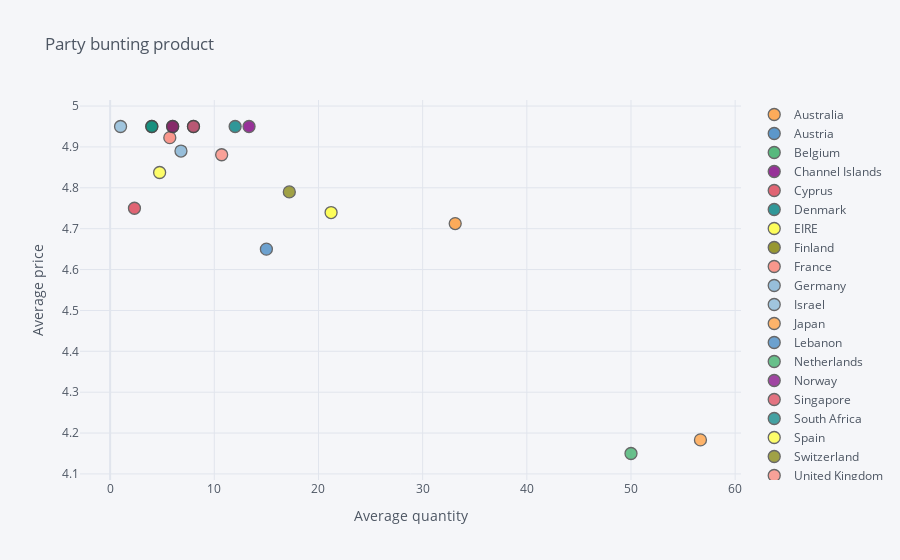

Notebook source saved alongside this figure:
### Code cell
data3.iplot(kind='scatter', x='Quantity', y='UnitPrice', mode='markers', categories='Country', title='Party bunting product',
            xTitle='Average quantity', yTitle='Average price')

### Figure 1 — Plotly figure (JSON) as saved in the notebook; plotly's stock layout.template omitted (floating-point values rounded to 4 significant figures)
{"data": [{"marker": {"color": "rgba(255, 153, 51, 1.0)", "line": {"width": 1.3}, "opacity": 0.8, "size": 12, "symbol": "circle"}, "mode": "markers", "name": "Australia", "textfont": {"color": "#4D5663"}, "type": "scatter", "x": [33.12], "y": [4.713]}, {"marker": {"color": "rgba(55, 128, 191, 1.0)", "line": {"width": 1.3}, "opacity": 0.8, "size": 12, "symbol": "circle"}, "mode": "markers", "name": "Austria", "textfont": {"color": "#4D5663"}, "type": "scatter", "x": [8], "y": [4.95]}, {"marker": {"color": "rgba(50, 171, 96, 1.0)", "line": {"width": 1.3}, "opacity": 0.8, "size": 12, "symbol": "circle"}, "mode": "markers", "name": "Belgium", "textfont": {"color": "#4D5663"}, "type": "scatter", "x": [4], "y": [4.95]}, {"marker": {"color": "rgba(128, 0, 128, 1.0)", "line": {"width": 1.3}, "opacity": 0.8, "size": 12, "symbol": "circle"}, "mode": "markers", "name": "Channel Islands", "textfont": {"color": "#4D5663"}, "type": "scatter", "x": [13.33], "y": [4.95]}, {"marker": {"color": "rgba(219, 64, 82, 1.0)", "line": {"width": 1.3}, "opacity": 0.8, "size": 12, "symbol": "circle"}, "mode": "markers", "name": "Cyprus", "textfont": {"color": "#4D5663"}, "type": "scatter", "x": [2.333], "y": [4.75]}, {"marker": {"color": "rgba(0, 128, 128, 1.0)", "line": {"width": 1.3}, "opacity": 0.8, "size": 12, "symbol": "circle"}, "mode": "markers", "name": "Denmark", "textfont": {"color": "#4D5663"}, "type": "scatter", "x": [12], "y": [4.95]}, {"marker": {"color": "rgba(255, 255, 51, 1.0)", "line": {"width": 1.3}, "opacity": 0.8, "size": 12, "symbol": "circle"}, "mode": "markers", "name": "EIRE", "textfont": {"color": "#4D5663"}, "type": "scatter", "x": [21.21], "y": [4.739]}, {"marker": {"color": "rgba(128, 128, 0, 1.0)", "line": {"width": 1.3}, "opacity": 0.8, "size": 12, "symbol": "circle"}, "mode": "markers", "name": "Finland", "textfont": {"color": "#4D5663"}, "type": "scatter", "x": [6], "y": [4.95]}, {"marker": {"color": "rgba(251, 128, 114, 1.0)", "line": {"width": 1.3}, "opacity": 0.8, "size": 12, "symbol": "circle"}, "mode": "markers", "name": "France", "textfont": {"color": "#4D5663"}, "type": "scatter", "x": [5.727], "y": [4.923]}, {"marker": {"color": "rgba(128, 177, 211, 1.0)", "line": {"width": 1.3}, "opacity": 0.8, "size": 12, "symbol": "circle"}, "mode": "markers", "name": "Germany", "textfont": {"color": "#4D5663"}, "type": "scatter", "x": [6.8], "y": [4.89]}, {"marker": {"color": "rgba(128, 177, 211, 0.8999999999999999)", "line": {"width": 1.3}, "opacity": 0.8, "size": 12, "symbol": "circle"}, "mode": "markers", "name": "Israel", "textfont": {"color": "#4D5663"}, "type": "scatter", "x": [1], "y": [4.95]}, {"marker": {"color": "rgba(255, 153, 51, 0.8999999999999999)", "line": {"width": 1.3}, "opacity": 0.8, "size": 12, "symbol": "circle"}, "mode": "markers", "name": "Japan", "textfont": {"color": "#4D5663"}, "type": "scatter", "x": [56.67], "y": [4.183]}, {"marker": {"color": "rgba(55, 128, 191, 0.8999999999999999)", "line": {"width": 1.3}, "opacity": 0.8, "size": 12, "symbol": "circle"}, "mode": "markers", "name": "Lebanon", "textfont": {"color": "#4D5663"}, "type": "scatter", "x": [15], "y": [4.65]}, {"marker": {"color": "rgba(50, 171, 96, 0.8999999999999999)", "line": {"width": 1.3}, "opacity": 0.8, "size": 12, "symbol": "circle"}, "mode": "markers", "name": "Netherlands", "textfont": {"color": "#4D5663"}, "type": "scatter", "x": [50], "y": [4.15]}, {"marker": {"color": "rgba(128, 0, 128, 0.8999999999999999)", "line": {"width": 1.3}, "opacity": 0.8, "size": 12, "symbol": "circle"}, "mode": "markers", "name": "Norway", "textfont": {"color": "#4D5663"}, "type": "scatter", "x": [6], "y": [4.95]}, {"marker": {"color": "rgba(219, 64, 82, 0.8999999999999999)", "line": {"width": 1.3}, "opacity": 0.8, "size": 12, "symbol": "circle"}, "mode": "markers", "name": "Singapore", "textfont": {"color": "#4D5663"}, "type": "scatter", "x": [8], "y": [4.95]}, {"marker": {"color": "rgba(0, 128, 128, 0.8999999999999999)", "line": {"width": 1.3}, "opacity": 0.8, "size": 12, "symbol": "circle"}, "mode": "markers", "name": "South Africa", "textfont": {"color": "#4D5663"}, "type": "scatter", "x": [4], "y": [4.95]}, {"marker": {"color": "rgba(255, 255, 51, 0.8999999999999999)", "line": {"width": 1.3}, "opacity": 0.8, "size": 12, "symbol": "circle"}, "mode": "markers", "name": "Spain", "textfont": {"color": "#4D5663"}, "type": "scatter", "x": [4.75], "y": [4.838]}, {"marker": {"color": "rgba(128, 128, 0, 0.8999999999999999)", "line": {"width": 1.3}, "opacity": 0.8, "size": 12, "symbol": "circle"}, "mode": "markers", "name": "Switzerland", "textfont": {"color": "#4D5663"}, "type": "scatter", "x": [17.2], "y": [4.79]}, {"marker": {"color": "rgba(251, 128, 114, 0.8999999999999999)", "line": {"width": 1.3}, "opacity": 0.8, "size": 12, "symbol": "circle"}, "mode": "markers", "name": "United Kingdom", "textfont": {"color": "#4D5663"}, "type": "scatter", "x": [10.71], "y": [4.881]}], "layout": {"legend": {"bgcolor": "#F5F6F9", "font": {"color": "#4D5663"}}, "paper_bgcolor": "#F5F6F9", "plot_bgcolor": "#F5F6F9", "title": {"font": {"color": "#4D5663"}, "text": "Party bunting product"}, "xaxis": {"gridcolor": "#E1E5ED", "showgrid": true, "tickfont": {"color": "#4D5663"}, "title": {"font": {"color": "#4D5663"}, "text": "Average quantity"}, "zerolinecolor": "#E1E5ED"}, "yaxis": {"gridcolor": "#E1E5ED", "showgrid": true, "tickfont": {"color": "#4D5663"}, "title": {"font": {"color": "#4D5663"}, "text": "Average price"}, "zerolinecolor": "#E1E5ED"}}}
